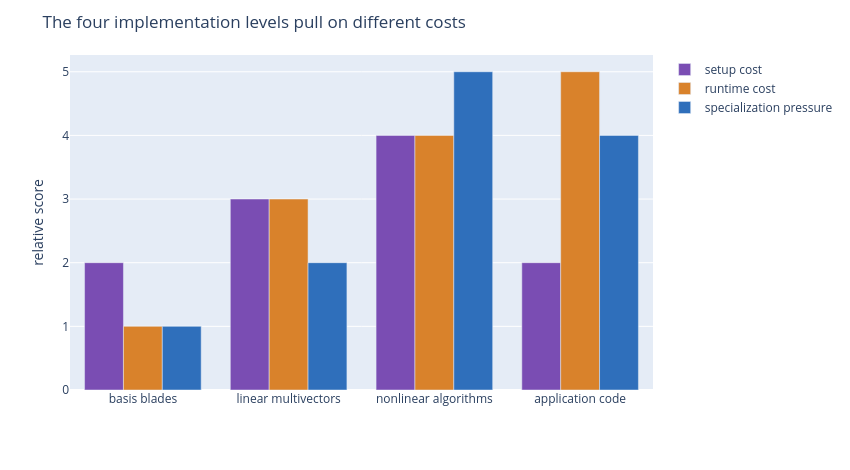

The notebook cell saved with this chart:
### Markdown cell above
## Implementation Levels

Chapter 18 organizes implementation work into levels. The split is simple but powerful because each level has a different failure mode.

The basis-blade level answers questions such as: how do I name `e1e3`, how do I compute `e3e1`, and where does the metric enter? This is the level where bit masks are almost embarrassingly effective. A blade is a set of basis-vector indices, so XOR gives the surviving basis vectors after duplicates cancel, and a small sign calculation handles swaps.

The linear multivector level answers: once I can multiply individual basis blades, how do I multiply sums? Dense coordinate arrays are easy to reason about and vectorize, but they spend memory on zeros. Sparse maps are natural for blades, versors, and model-specific objects with only a few active coordinates. Matrix operators can express linear maps cleanly, but they can hide grade information if they become the only interface.

The nonlinear level is where geometric algebra stops being just distributive bookkeeping. Inverses, meet and join, factorization, logarithms, exponentials, and normalization usually need algorithms with numerical safeguards. A good implementation exposes enough coordinate structure to make these algorithms stable.

The application level is the test of taste. An application should not care whether a translator was represented densely or sparsely. It should care that the operations it needs are clear, fast enough, and hard to misuse.

### Code cell
level_rows = [
    {"level": "basis blades", "setup_cost": 2, "runtime_cost": 1, "algorithmic_specialization": 1},
    {"level": "linear multivectors", "setup_cost": 3, "runtime_cost": 3, "algorithmic_specialization": 2},
    {"level": "nonlinear algorithms", "setup_cost": 4, "runtime_cost": 4, "algorithmic_specialization": 5},
    {"level": "application code", "setup_cost": 2, "runtime_cost": 5, "algorithmic_specialization": 4},
]

with ARTIFACTS["levels_csv"].open("w", newline="", encoding="utf-8") as handle:
    writer = csv.DictWriter(handle, fieldnames=list(level_rows[0]))
    writer.writeheader()
    writer.writerows(level_rows)

fig_levels = level_cost_figure(level_rows)
fig_levels.write_html(ARTIFACTS["levels_html"], include_plotlyjs="cdn")
fig_levels

### Figure 1 — Plotly figure (JSON) as saved in the notebook; plotly's stock layout.template omitted (floating-point values rounded to 4 significant figures)
{"data": [{"marker": {"color": "#7a4db3"}, "name": "setup cost", "type": "bar", "x": ["basis blades", "linear multivectors", "nonlinear algorithms", "application code"], "y": [2, 3, 4, 2]}, {"marker": {"color": "#d9822b"}, "name": "runtime cost", "type": "bar", "x": ["basis blades", "linear multivectors", "nonlinear algorithms", "application code"], "y": [1, 3, 4, 5]}, {"marker": {"color": "#2f6fbb"}, "name": "specialization pressure", "type": "bar", "x": ["basis blades", "linear multivectors", "nonlinear algorithms", "application code"], "y": [1, 2, 5, 4]}], "layout": {"barmode": "group", "height": 470, "margin": {"b": 80, "l": 70, "r": 20, "t": 55}, "title": {"text": "The four implementation levels pull on different costs"}, "width": 850, "yaxis": {"title": {"text": "relative score"}}}}
